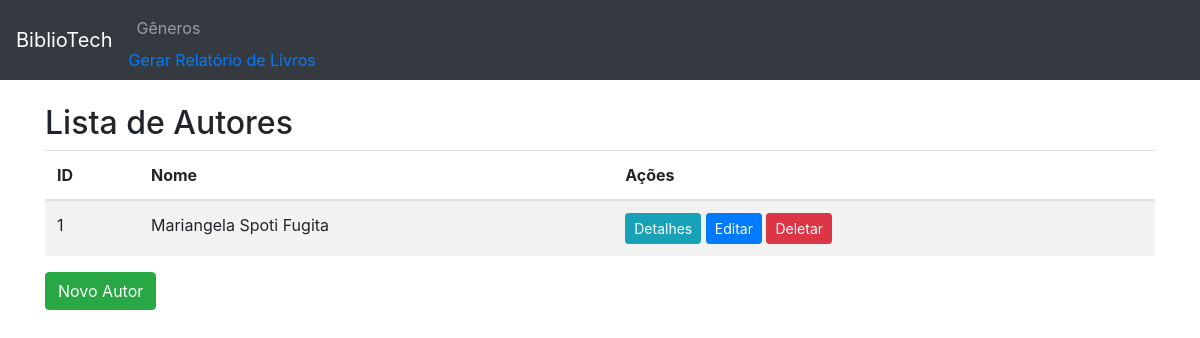
The app's page /autores/, older data.
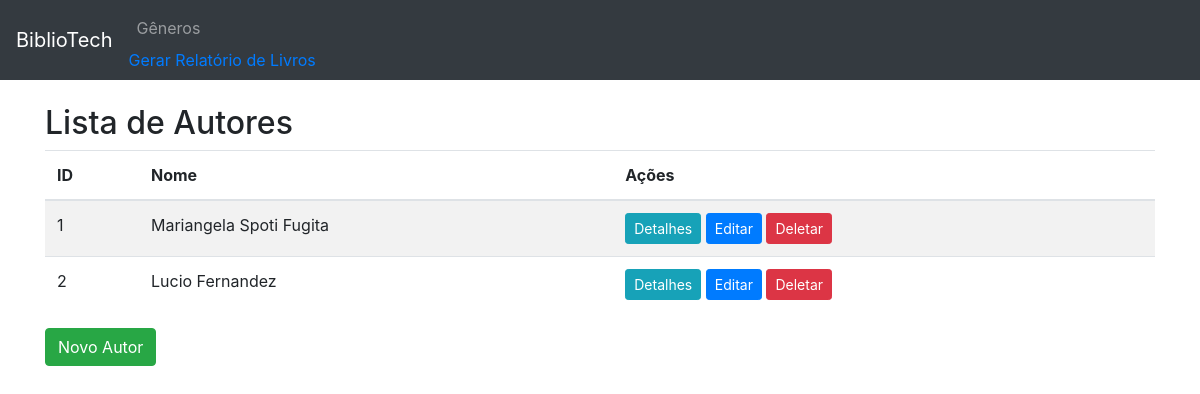
The same page, newer data.
### appmodelo/models.py (models this page shows, shortened)
class Autor(models.Model):
    nome = models.CharField(max_length=100)

### appmodelo/views.py (the view)
# urls.py: path('autores/', views.lista_autores, name='lista_autores'),
def lista_autores(request):
    autores = Autor.objects.all()
    return render(request, 'lista_autores.html', {'autores': autores})

### appmodelo/templates/lista_autores.html
{% extends 'base.html' %}
{% block content %}
<h2>Lista de Autores</h2>
<table class="table table-striped">
    <thead>
        <tr>
            <th>ID</th>
            <th>Nome</th>
            <th>Ações</th>
        </tr>
    </thead>
    <tbody>
        {% for autor in autores %}
        <tr>
            <td>{{ autor.id }}</td>
            <td>{{ autor.nome }}</td>
            <td>
                <a href="{% url 'detalhes_autor' autor.id %}" class="btn btn-info btn-sm">Detalhes</a>
                <a href="{% url 'editar_autor' autor.id %}" class="btn btn-primary btn-sm">Editar</a>
                <a href="{% url 'deletar_autor' autor.id %}" class="btn btn-danger btn-sm">Deletar</a>
            </td>
        </tr>
        {% endfor %}
    </tbody>
</table>
<a href="{% url 'novo_autor' %}" class="btn btn-success">Novo Autor</a>
{% endblock %}

Row changes from the older to the newer data that the page shows:
added Autor: id "2", nome "Lucio Fernandez"
